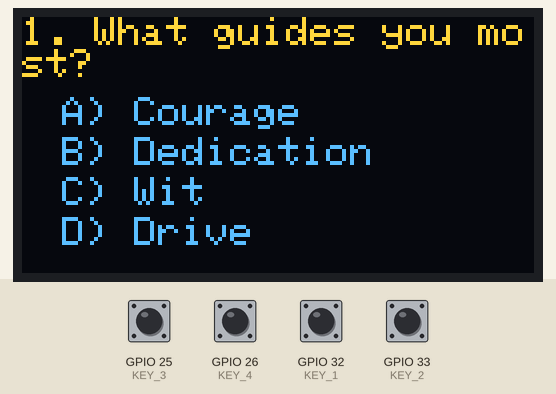
Recording of a sketch running on a simulated ESP32. On the bench: 128×64 one-colour display. The test bench sets the inputs (shaded band); at power-on: GPIO 25 (KEY_3), GPIO 26 (KEY_4), GPIO 32 (KEY_1), GPIO 33 (KEY_2) HIGH. The OLED is the two-colour kind (top 16 rows yellow).

Above: at 2.7 s.
2.8 s: GPIO 25 (KEY_3) pulled LOW for 0.15 s
At 3.8 s:
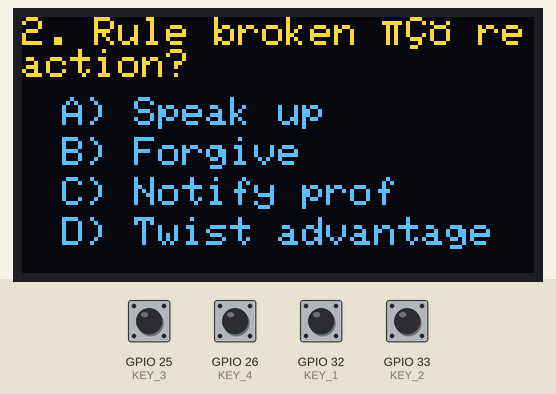
4.4 s: GPIO 26 (KEY_4) pulled LOW for 0.15 s
At 5.7 s:
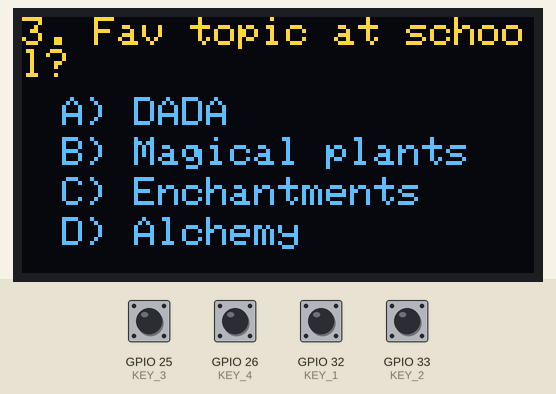
6.0 s: GPIO 32 (KEY_1) pulled LOW for 0.15 s
At 7.3 s:
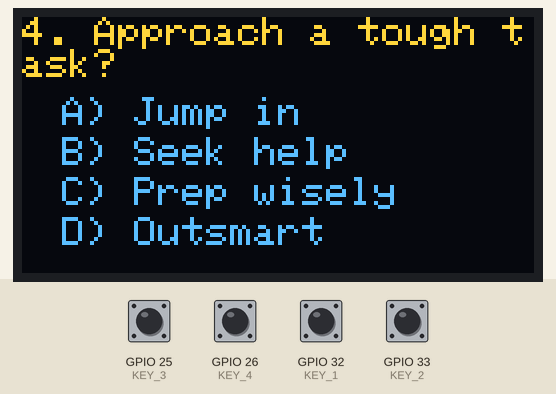
7.6 s: GPIO 33 (KEY_2) pulled LOW for 0.15 s
At 8.7 s:
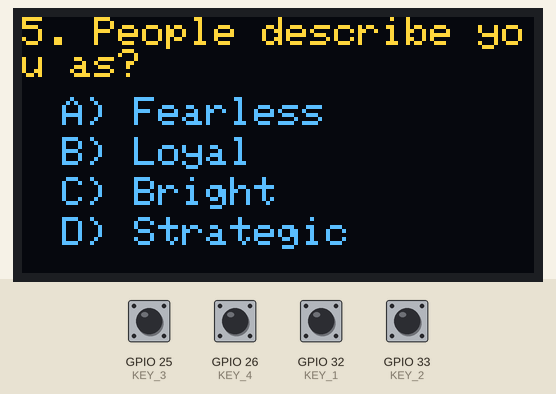
9.2 s: GPIO 25 (KEY_3) pulled LOW for 1 s
At 11.2 s:
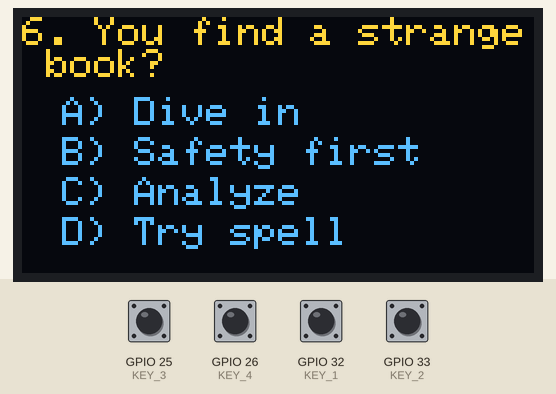
11.7 s: GPIO 26 (KEY_4) pulled LOW for 1 s
At 13.8 s:
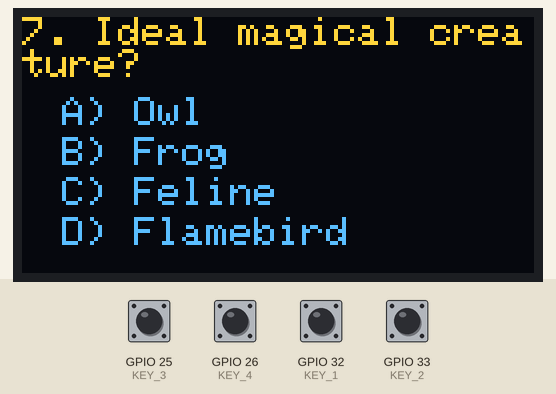
Timing chart, 0 to 15.2 s (numbered marks = the images above; inputs shaded):
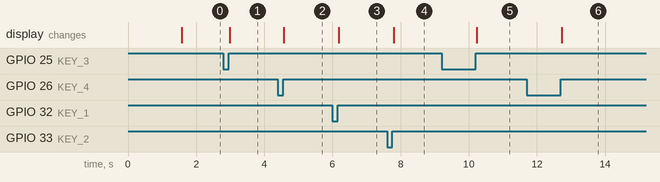

The sketch:

sorting_hat_esp_button.ino
```cpp
#include <Wire.h>
#include <Adafruit_GFX.h>
#include <Adafruit_SSD1306.h>
#include "sorting_hat_model.h"

// Display settings
#define OLED_W 128
#define OLED_H 64
#define OLED_RST -1
Adafruit_SSD1306 screen(OLED_W, OLED_H, &Wire, OLED_RST);

// Button wiring (ESP32)
#define KEY_1 32
#define KEY_2 33
#define KEY_3 25
#define KEY_4 26

//  quiz prompts
const char* prompts[] = {
    "1. What guides you most?",
    "2. Rule broken — reaction?",
    "3. Fav topic at school?",
    "4. Approach a tough task?",
    "5. People describe you as?",
    "6. You find a strange book?",
    "7. Ideal magical creature?",
    "8. Strategy under pressure?",
    "9. Which friends click best?",
    "10. Life path you’d pick?"
};

//  answer phrasing
const char* choices[][4] = {
    {"A) Courage", "B) Dedication", "C) Wit", "D) Drive"},
    {"A) Speak up", "B) Forgive", "C) Notify prof", "D) Twist advantage"},
    {"A) DADA", "B) Magical plants", "C) Enchantments", "D) Alchemy"},
    {"A) Jump in", "B) Seek help", "C) Prep wisely", "D) Outsmart"},
    {"A) Fearless", "B) Loyal", "C) Bright", "D) Strategic"},
    {"A) Dive in", "B) Safety first", "C) Analyze", "D) Try spell"},
    {"A) Owl", "B) Frog", "C) Feline", "D) Flamebird"},
    {"A) Fast reflex", "B) Negotiate", "C) Think deeply", "D) Outsmart"},
    {"A) Wild spirits", "B) Devoted hearts", "C) Insightful minds", "D) Confident alphas"},
    {"A) Dark wizard hunter", "B) Magical doctor", "C) Arcane scholar", "D) Magical leader"}
};

// Store answers as index (1–4)
int selections[10] = {0};
int currentPrompt = 0;

// ML classifier from model
Eloquent::ML::Port::DecisionTree brain;

void setup() {
    Serial.begin(115200);

    // OLED setup
    if (!screen.begin(SSD1306_SWITCHCAPVCC, 0x3C)) {
        Serial.println("⚠️ Display failed. Fix wiring.");
        while (true);
    }

    screen.clearDisplay();
    screen.setTextSize(1);
    screen.setTextColor(WHITE);
    screen.setCursor(5, 10);
    screen.println("🧠 Enchanted Hat Awake");
    screen.display();
    delay(1500);

    // Button setup
    pinMode(KEY_1, INPUT_PULLUP);
    pinMode(KEY_2, INPUT_PULLUP);
    pinMode(KEY_3, INPUT_PULLUP);
    pinMode(KEY_4, INPUT_PULLUP);

    presentPrompt();
}

void loop() {
    checkForInput();
}

// Show question + options
void presentPrompt() {
    screen.clearDisplay();
    screen.setTextSize(1);
    screen.setCursor(0, 0);
    screen.println(prompts[currentPrompt]);

    for (int i = 0; i < 4; i++) {
        screen.setCursor(10, 20 + (i * 10));
        screen.println(choices[currentPrompt][i]);
    }

    screen.display();
}

// Check buttons and save answer
void checkForInput() {
    bool picked = false;

    while (!picked) {
        if (digitalRead(KEY_1) == LOW) {
            selections[currentPrompt] = 1;
            picked = true;
        } else if (digitalRead(KEY_2) == LOW) {
            selections[currentPrompt] = 2;
            picked = true;
        } else if (digitalRead(KEY_3) == LOW) {
            selections[currentPrompt] = 3;
            picked = true;
        } else if (digitalRead(KEY_4) == LOW) {
            selections[currentPrompt] = 4;
            picked = true;
        }
        delay(20);
    }

    while (digitalRead(KEY_1) == LOW || digitalRead(KEY_2) == LOW ||
           digitalRead(KEY_3) == LOW || digitalRead(KEY_4) == LOW) {
        delay(20);
    }

    nextPrompt();
}

// Go to next question or classify
void nextPrompt() {
    currentPrompt++;
    if (currentPrompt < 10) {
        presentPrompt();
    } else {
        determineAffinity();
    }
}

// Predict the House
void determineAffinity() {
    screen.clearDisplay();
    screen.setTextSize(1);
    screen.setCursor(15, 20);
    screen.println("🔮 Calculating...");
    screen.display();
    delay(1000);

    float input[10];
    for (int i = 0; i < 10; i++) input[i] = (float)selections[i];

    int outcome = brain.predict(input);

    screen.clearDisplay();
    screen.setTextSize(2);
    screen.setCursor(0, 20);
    screen.print("Result:\n");

    switch (outcome) {
        case 0: screen.println("Gryffindor"); break;
        case 1: screen.println("Hufflepuff"); break;
        case 2: screen.println("Ravenclaw"); break;
        case 3: screen.println("Slytherin"); break;
        default: screen.println("Unknown"); break;
    }

    screen.display();

    Serial.println("✨ Sorting Done");
    Serial.print("Assigned House: ");
    switch (outcome) {
        case 0: Serial.println("Gryffindor"); break;
        case 1: Serial.println("Hufflepuff"); break;
        case 2: Serial.println("Ravenclaw"); break;
        case 3: Serial.println("Slytherin"); break;
    }
}
```

sorting_hat_model.h
```cpp
#pragma once
#include <cstdarg>
namespace Eloquent {
    namespace ML {
        namespace Port {
            class DecisionTree {
                public:
                    /**
                    * Predict class for features vector
                    */
                    int predict(float *x) {
                        if (x[2] <= 3.5) {
                            if (x[2] <= 1.5) {
                                return 1;
                            }

                            else {
                                if (x[7] <= 3.0) {
                                    return 2;
                                }

                                else {
                                    return 0;
                                }
                            }
                        }

                        else {
                            return 3;
                        }
                    }

                protected:
                };
            }
        }
    }
```

Measured:
- after the input at 2.8 s, the display: changes after 0.19 s (image 1)
- after the input at 4.4 s, the display: changes after 0.18 s (image 2)
- after the input at 6.0 s, the display: changes after 0.18 s (image 3)
- after the input at 7.6 s, the display: changes after 0.19 s (image 4)
- after the input at 9.2 s, the display: changes after 1.0 s (image 5)
- after the input at 11.7 s, the display: changes after 1.0 s (image 6)
